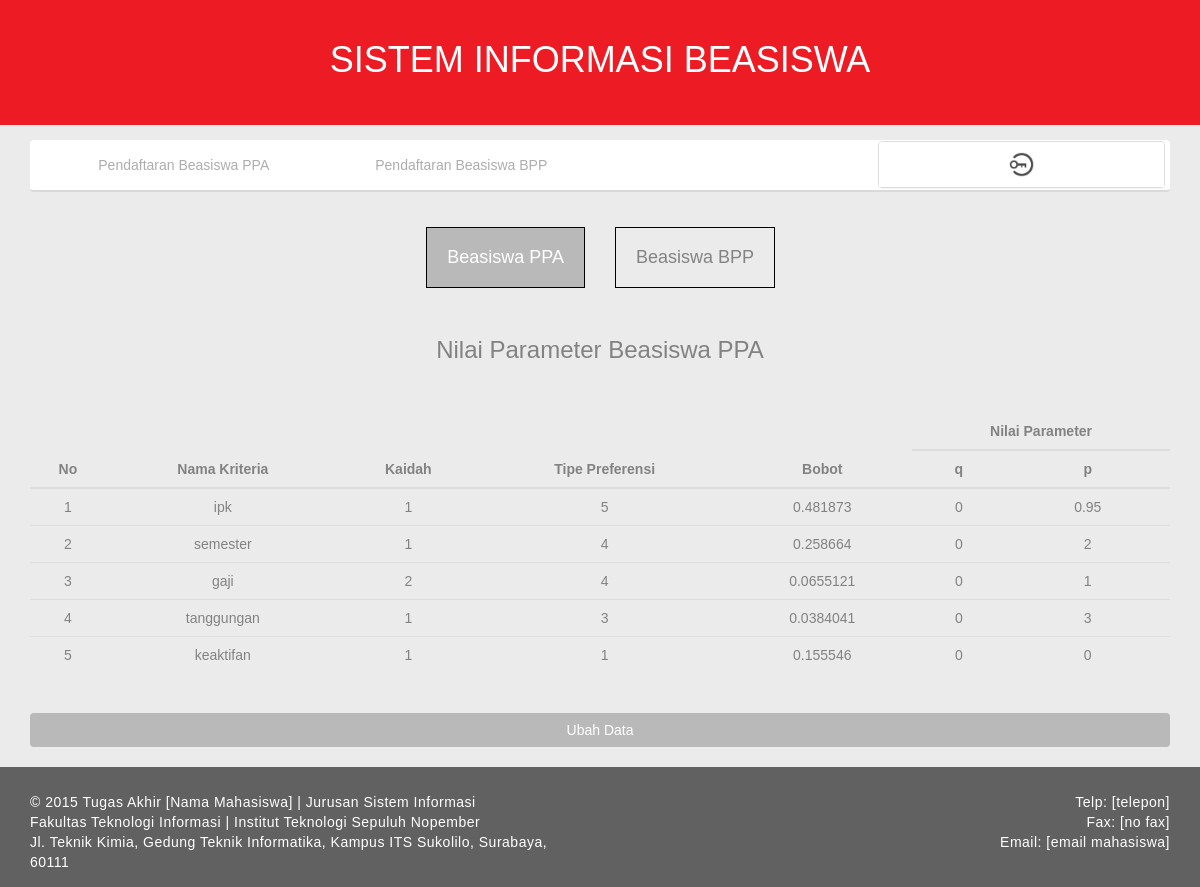
The page /index.php/admin/parameter_ppa on the database as committed earlier.
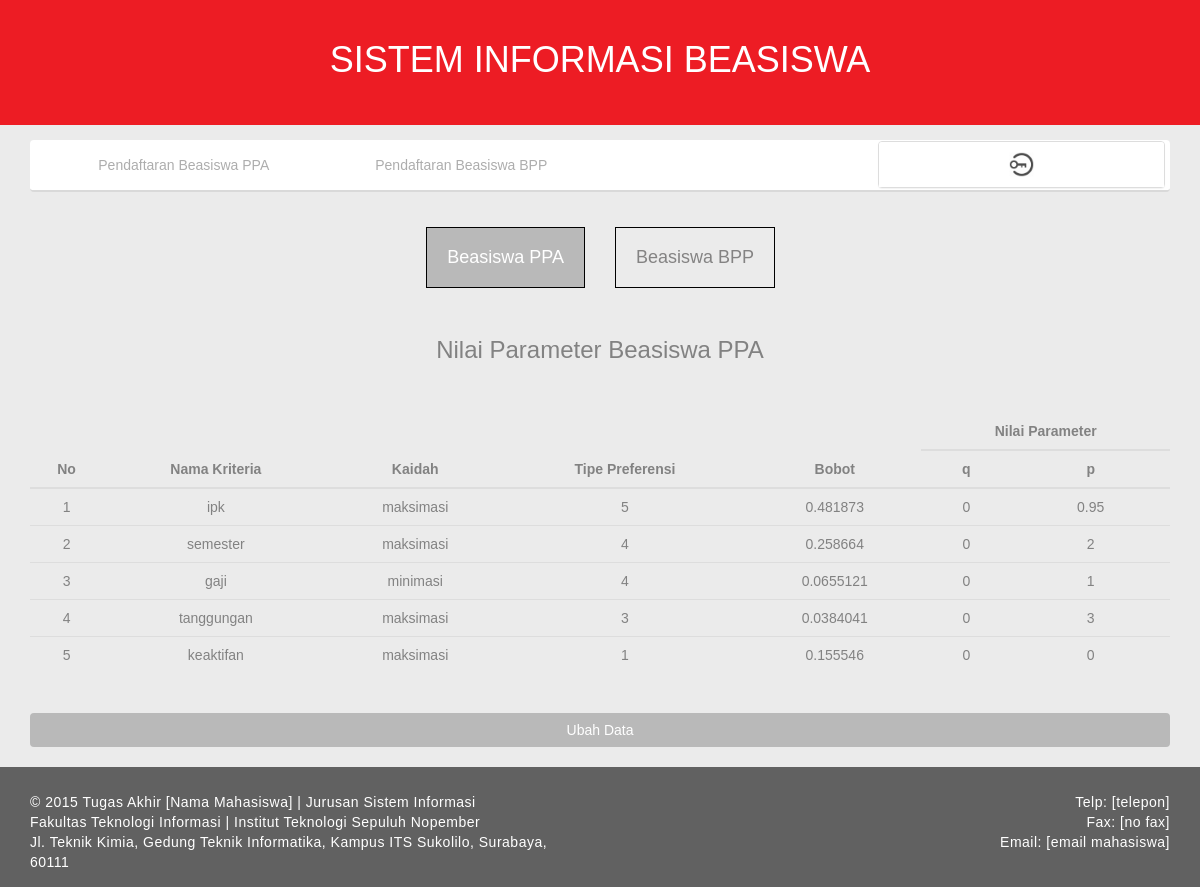
The same page on the database as committed later.
### tables this page shows
CREATE TABLE `parameter_ppa` (
  `id_parameter` int(11) NOT NULL,
  `nama_kriteria` varchar(255) DEFAULT NULL,
  `kaidah` varchar(255) DEFAULT NULL,
  `tipe` int(11) DEFAULT NULL,
  `bobot` float DEFAULT NULL,
  `q` float DEFAULT NULL,
  `p` float DEFAULT NULL,
  PRIMARY KEY (`id_parameter`)
);

### application/controllers/admin.php (called while the page is built, shortened)
<?php if ( ! defined('BASEPATH')) exit('No direct script access allowed');
class Admin extends CI_Controller {
	public function __construct()
	{
		$this->load->library('session');
	}
	public function parameter_ppa()
	{
		$this->load->database('beasiswa');
		$this->load->model('Beasiswa_models','bea');
		$this->load->view('layout/header',array('display'=>'set_parameter'));
		$this->load->view('admin/parameter_ppa',array('data'=>$this->bea->nilai_parameter('ppa')));
		$this->load->view('layout/footer');
	}
}

### index.php (called while the page is built, shortened)
<?php
require_once BASEPATH.'core/CodeIgniter.php';

### application/models/Beasiswa_models.php (called while the page is built, shortened)
<?php
class Beasiswa_models extends CI_Model {
   public function nilai_parameter($par)
   {
      $count=1;
      if($par=='ppa')
         $sql = $this->db->get_where('parameter_ppa');
      else
         $sql = $this->db->get_where('parameter_bpp');
      foreach ($sql->result() as $row) {
            $kriteria[$count++]=array('no'=>$row->id_parameter,'kriteria'=>$row->nama_kriteria,'kaidah'=>$row->kaidah,'tipe'=>$row->tipe,'bobot'=>$row->bobot,'q'=>$row->q,'p'=>$row->p);
      }
      return $kriteria;
   }
}
?>

### application/views/admin/parameter_ppa.php (the view)
<div class="col-md-12" style="background:none;">
	<div class="col-md-6" style="background:none;">
		<a href="<?php echo  base_url();?>admin/parameter_ppa"><h4 class="tipe" style="float:right;background-color:#B9B9B9;color:white;">Beasiswa PPA</h4></a>
	</div>
	<div class="col-md-6" style="background:none;">
		<a href="<?php echo  base_url();?>admin/parameter_bpp"><h4 class="tipe" style="float:left;">Beasiswa BPP</h4></a>
	</div>
</div>
<br><br><br><br><br>
<div class="col-md-12" style="background:none;text-align:center;">
	<h3>Nilai Parameter Beasiswa PPA</h3><br><br>
	<table class="table" style="text-align:center;">
		 <thead>
	        <tr>
	            <th rowspan="2" style="text-align:center;">No</th>
	            <th rowspan="2" style="text-align:center;">Nama Kriteria</th>
	            <th rowspan="2" style="text-align:center;">Kaidah</th>
	            <th rowspan="2" style="text-align:center;">Tipe Preferensi</th>
	            <th rowspan="2" style="text-align:center;">Bobot</th>
	            <th colspan="2" style="text-align:center;">Nilai Parameter</th>
	        </tr>
          	<tr>
	            <th style="text-align:center;">q</th>
	            <th style="text-align:center;">p</th>
          	</tr>
        </thead>
		<tbody>
			<?php foreach ($data as $key => $value) { ?>
			<tr>
				<td><?php echo $value['no'];?></td>
				<td><?php echo $value['kriteria'];?></td>
				<td><?php echo $value['kaidah'];?></td>
				<td><?php echo $value['tipe'];?></td>
				<td><?php echo $value['bobot'];?></td>
				<td><?php echo $value['q'];?></td>
				<td><?php echo $value['p'];?></td>
			</tr>
			<?php }?>
		</tbody>
	</table>
	<a id="submit-btn" class="btn col-sm-12" style="color:white;background-color:#B9B9B9;margin-top:20px;" href="<?php echo base_url(); ?>admin/set_parameter_ppa"> Ubah Data</a>
</div>

Rows that differ between the two databases and show on the page:
changed parameter_ppa "ipk": kaidah "1" → "maksimasi"
changed parameter_ppa "semester": kaidah "1" → "maksimasi"
changed parameter_ppa "gaji": kaidah "2" → "minimasi"
changed parameter_ppa "tanggungan": kaidah "1" → "maksimasi"
changed parameter_ppa "keaktifan": kaidah "1" → "maksimasi"
